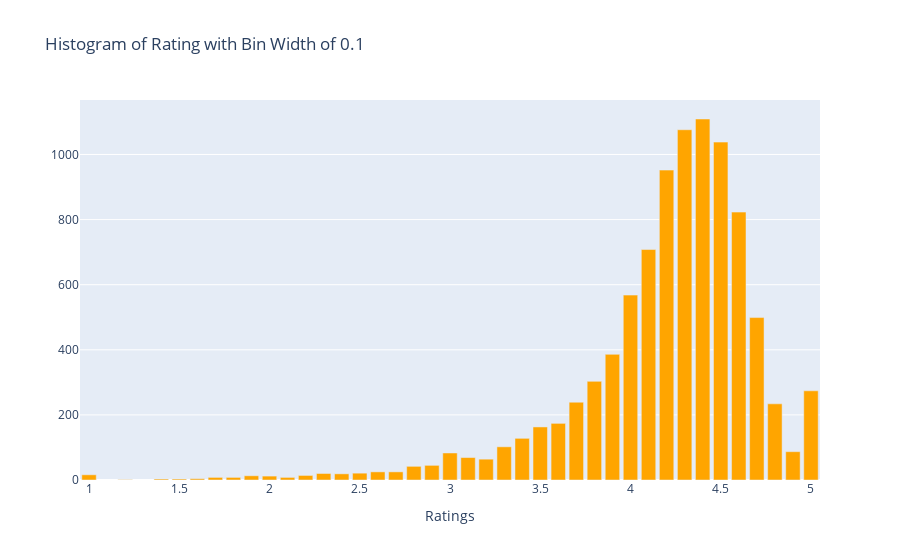

The cell this chart's notebook holds for it:
### Code cell
col='Rating'
v=data[col].value_counts().reset_index()
v=v.rename(columns={col:'count','index':col})
v['percent']=v['count'].apply(lambda x : 100*x/sum(v['count']))
v=v.sort_values(col)
trace = go.Bar(x=v[col], y=v["count"], name="Paid",  marker=dict(color="orange"))
y=[trace]
layout={'title':"Histogram of Rating with Bin Width of 0.1",'xaxis':{'title':"Ratings"}}
fig = go.Figure(data=y, layout=layout)
iplot(fig)

### Figure 1 — Plotly figure (JSON) as saved in the notebook; plotly's stock layout.template omitted (floating-point values rounded to 4 significant figures)
{"data": [{"marker": {"color": "orange"}, "name": "Paid", "type": "bar", "x": [1, 1.2, 1.4, 1.5, 1.6, 1.7, 1.8, 1.9, 2, 2.1, 2.2, 2.3, 2.4, 2.5, 2.6, 2.7, 2.8, 2.9, 3, 3.1, 3.2, 3.3, 3.4, 3.5, 3.6, 3.7, 3.8, 3.9, 4, 4.1, 4.2, 4.3, 4.4, 4.5, 4.6, 4.7, 4.8, 4.9, 5], "y": [16, 1, 3, 3, 4, 8, 8, 13, 12, 8, 14, 20, 19, 21, 25, 25, 42, 45, 83, 69, 64, 102, 128, 163, 174, 239, 303, 386, 568, 708, 952, 1076, 1109, 1038, 823, 499, 234, 87, 274]}], "layout": {"title": {"text": "Histogram of Rating with Bin Width of 0.1"}, "xaxis": {"title": {"text": "Ratings"}}}}
